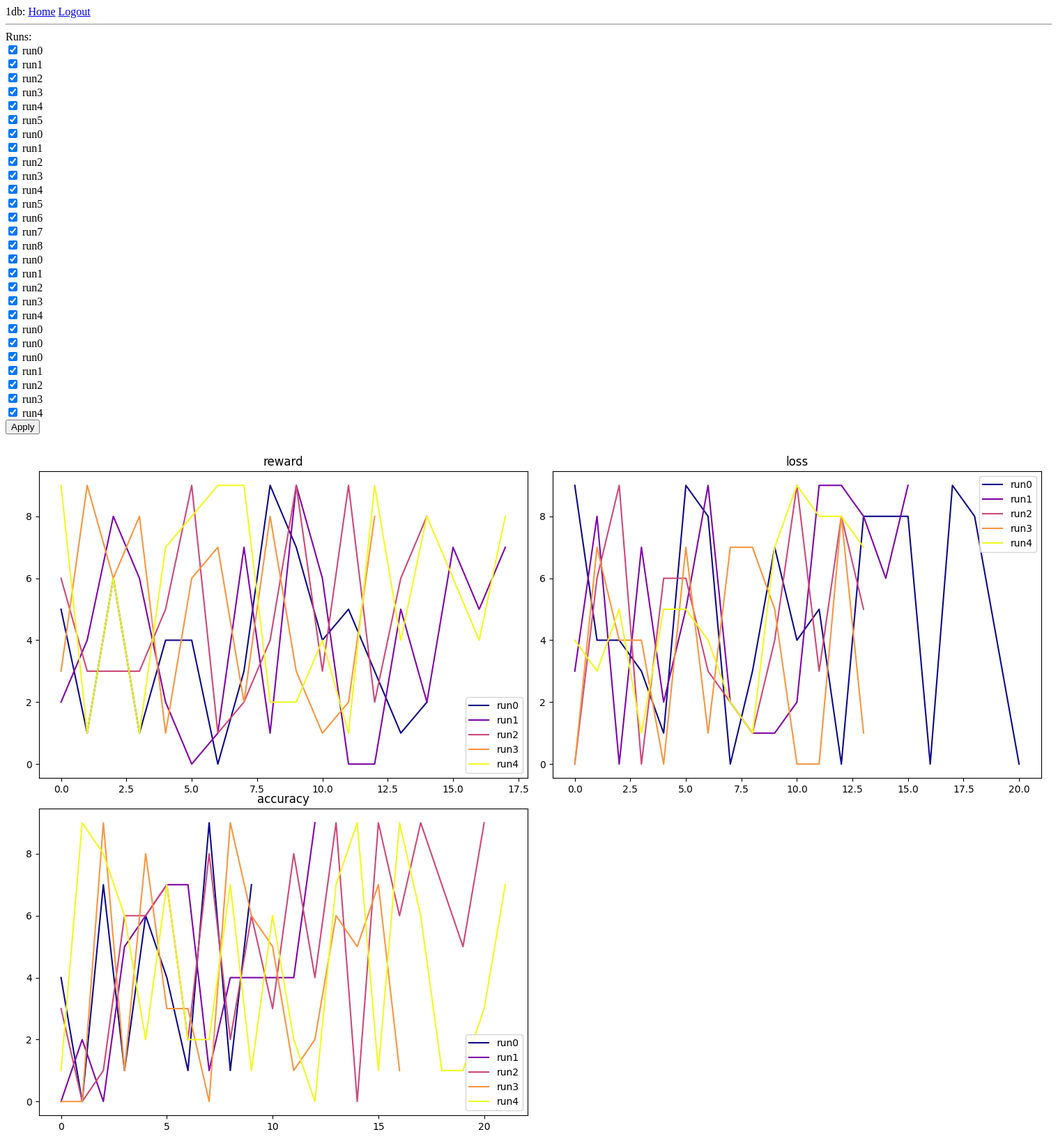
The app's page /project/project 1 (signed in), older data.
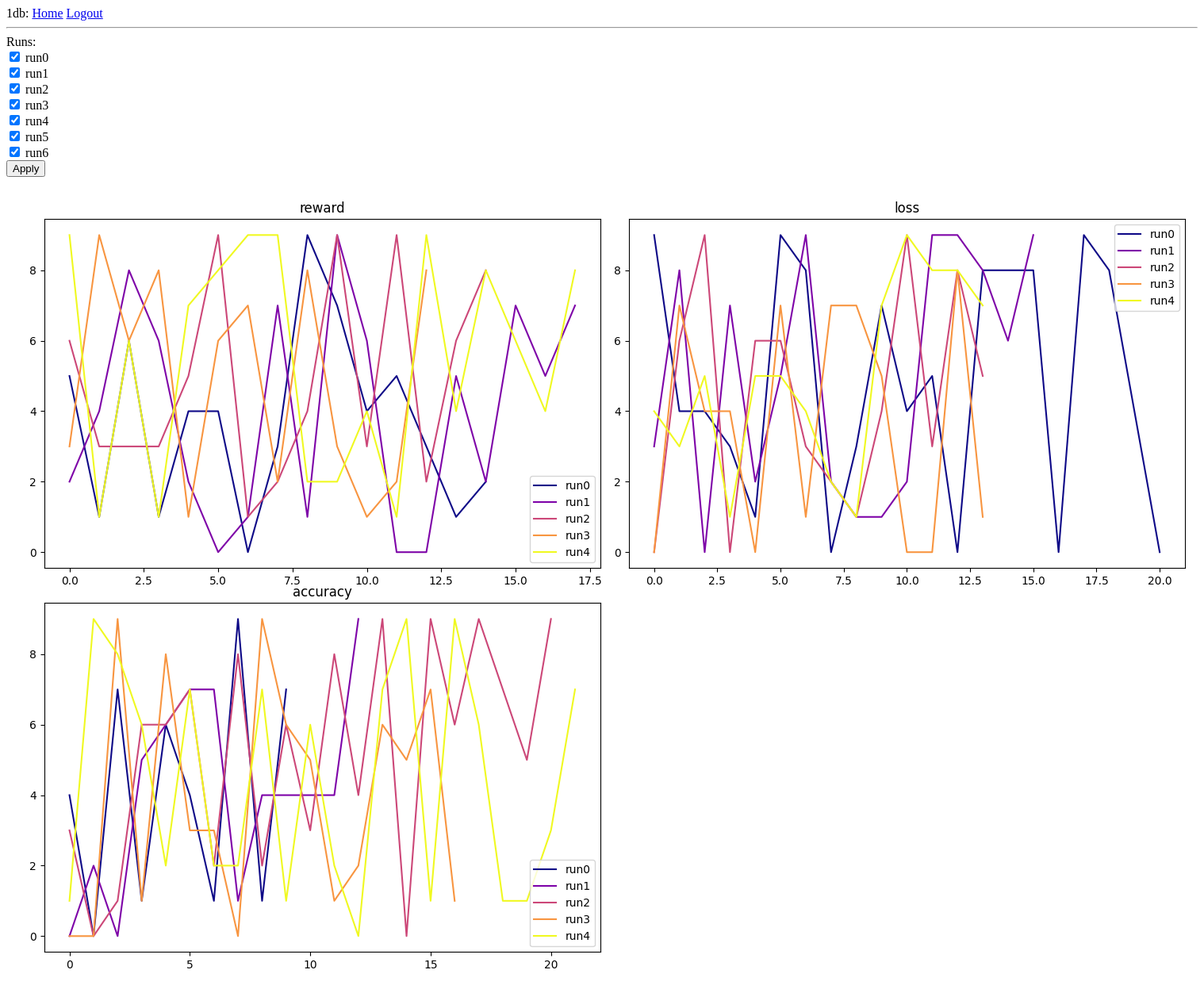
The same page, newer data.
### app/models.py (models this page shows)
class Experiment(db.Model):
    id: so.Mapped[int] = so.mapped_column(primary_key=True)
    project: so.Mapped[str] = so.mapped_column(sa.String(140))
    name: so.Mapped[str] = so.mapped_column(sa.String(140))
    timestamp: so.Mapped[datetime] = so.mapped_column(
        index=True, default=lambda: datetime.now(timezone.utc))
    user_id: so.Mapped[int] = so.mapped_column(sa.ForeignKey(User.id),
                                               index=True)
    author: so.Mapped[User] = so.relationship('User', back_populates='experiments')

### app/views.py (the view)
@app.route('/project/<project>', methods=['GET', 'POST'])
@login_required
def project(project):
    runs = get_runs(db, current_user.username, project)
    names = []
    for run in runs:
        names.append(run.name)
    if request.method == 'GET':
        make_image(db, runs)
        return render_template('project.html', runs=names, checked=names)
    elif request.method == 'POST':
        checked = request.form.getlist('hello')
        return render_template('project.html', runs=names, checked=names)

### app/models.py (called while the page is built)
@login.user_loader
def load_user(id):
    return db.session.get(User, int(id))

### app/utils.py (called while the page is built)
def get_runs(db, username, project):
    with app.app_context():
        user = db.session.scalar(
                    sa.select(User).where(User.username == username))
        runs = db.session.scalars(sa.select(Experiment).where(Experiment.user_id == user.id).where(Experiment.project == project)).all()
        return runs

### app/templates/project.html
{% extends "base.html" %}
{% block content %}
    <form action="" method="post" novalidate>
        <div> Runs: </div>
        {% for run in runs %}
            {% if run in checked %}
                <input type="checkbox" id={{ run }} name="hello" value={{ run }} checked>
            {% else %}
                <input type="checkbox" id={{ run }} name="hello" value={{ run }}>
            {% endif %}
            <label for={{ run }}> {{ run }} </label><br>
        {% endfor %}
        <input type="submit" value="Apply">
    </form>
    <div style="text-align: center;"> <img src="../static/images/plots.png"> </div>
{% endblock %}

### app/templates/base.html (shortened to what this page needs)
<div>
  1db:
  <a href="{{ url_for('index') }}">Home</a>
  {% if current_user.is_anonymous %}
  <a href="{{ url_for('login') }}">Login</a>
  {% else %}
  <a href="{{ url_for('logout') }}">Logout</a>
  {% endif %}
</div>
<html>
  <head>
  </head>
  <body>
    <hr>
    {% block content %}{% endblock %}
  </body>
</html>

Row changes from the older to the newer data that the page shows:
removed Experiment: name "run0"
removed Experiment: name "run1"
removed Experiment: name "run2"
removed Experiment: name "run3"
removed Experiment: name "run4"
removed Experiment: name "run5"
removed Experiment: name "run7"
removed Experiment: name "run8"
removed Experiment: name "run0"
removed Experiment: name "run1"
removed Experiment: name "run2"
removed Experiment: name "run3"
removed Experiment: name "run4"
removed Experiment: name "run0"
removed Experiment: name "run0"
removed Experiment: name "run0"
removed Experiment: name "run1"
removed Experiment: name "run2"
removed Experiment: name "run3"
removed Experiment: name "run4"
